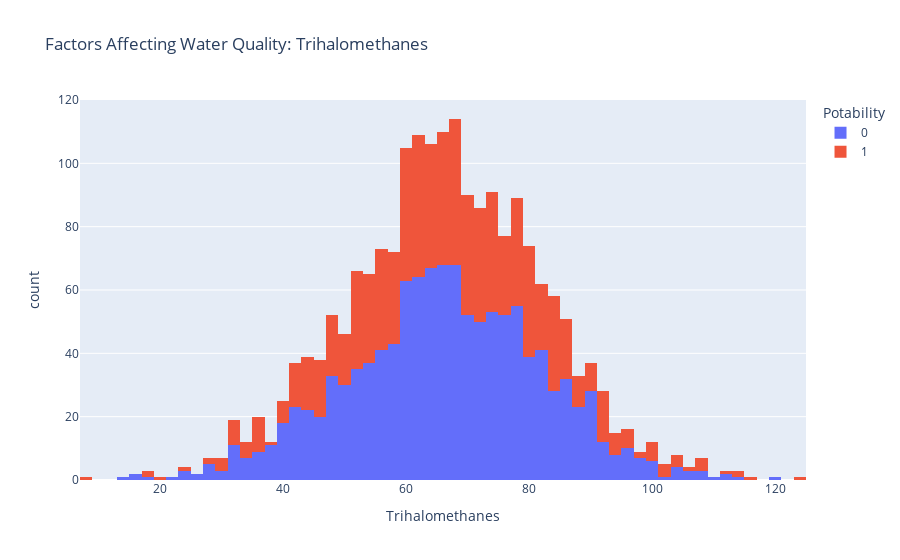

The notebook cell this image was saved under:
### Markdown cell above
#### 9. Create a histogram chart to visualize the distribution of trihalomethanes or THMs in water

### Code cell
px.histogram(waterdf, x = "Trihalomethanes", color = "Potability", title= "Factors Affecting Water Quality: Trihalomethanes")

### Figure 1 — Plotly figure (JSON) as saved in the notebook; plotly's stock layout.template omitted (floating-point values rounded to 4 significant figures; data arrays with more than 128 entries replaced by an {"elided": "..."} marker saying what was removed)
{"data": [{"bingroup": "x", "hovertemplate": "Potability=0<br>Trihalomethanes=%{x}<br>count=%{y}<extra></extra>", "legendgroup": "0", "marker": {"color": "#636efa", "pattern": {"shape": ""}}, "name": "0", "orientation": "v", "showlegend": true, "type": "histogram", "x": {"elided": "1200 float values"}, "xaxis": "x", "yaxis": "y"}, {"bingroup": "x", "hovertemplate": "Potability=1<br>Trihalomethanes=%{x}<br>count=%{y}<extra></extra>", "legendgroup": "1", "marker": {"color": "#EF553B", "pattern": {"shape": ""}}, "name": "1", "orientation": "v", "showlegend": true, "type": "histogram", "x": {"elided": "811 float values"}, "xaxis": "x", "yaxis": "y"}], "layout": {"barmode": "relative", "legend": {"title": {"text": "Potability"}, "tracegroupgap": 0}, "title": {"text": "Factors Affecting Water Quality: Trihalomethanes"}, "xaxis": {"anchor": "y", "domain": [0, 1], "title": {"text": "Trihalomethanes"}}, "yaxis": {"anchor": "x", "domain": [0, 1], "title": {"text": "count"}}}}
